Frame 1 (no input): blank canvas, image omitted
Frame 60 (the mouse pressed at the canvas centre just before this capture): blank canvas, image omitted
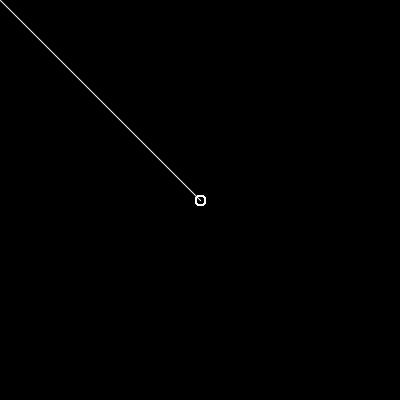
Frame 120 (the mouse held since frame 60 and released just before this capture)

The Processing sketch whose frames 1 and 60 were blank and that drew this single picture after the mouse press (run headless with seeded random() and noise(); from frame 60 on, the mouse is pressed at the canvas centre):

// Processing sketch: processing_121595
// ── processing_121595.pde

void setup() {
  size(400, 400);
  background(0);
  //line colour white
  stroke(255);
  //no fill
  noFill();
}

void draw() {

  if (mousePressed) {
    ellipse(mouseX, mouseY, 10, 10);
    line(mouseX, mouseY, pmouseX, pmouseY);
  }
}

//this fucniton is called when we press a key

void keyPressed() {
  //this fucntion stores the char pressed as key
  // we can compare this to things with a double equals
  // and change things about how we are drawing

  //this gorup of if's will change the line thikness
  if (key == '1') {
    strokeWeight(1);
  } 
  if (key == '2') {
    strokeWeight(2);
  } 
  if (key == '3') {
    strokeWeight(3);
  } 
  if (key == '4') {
    strokeWeight(4);
  } 
  if (key == '5') {
    strokeWeight(5);
  } 

  //this will let us select colour
  if (key == 'r') {
    stroke(255, 0, 0);
  } 
  if (key == 'b') {
    stroke(0, 255, 0);
  } 
  if (key == 'g') {
    stroke(0, 0,255);
  } 
  
  //if we get the space key we will refreash the screen
  if (key == ' ') {
    background(0);
  }
}
